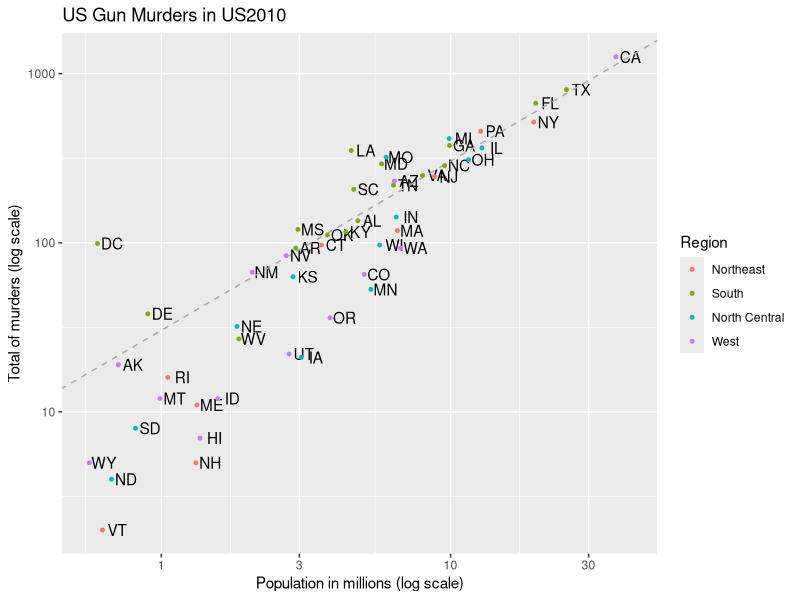
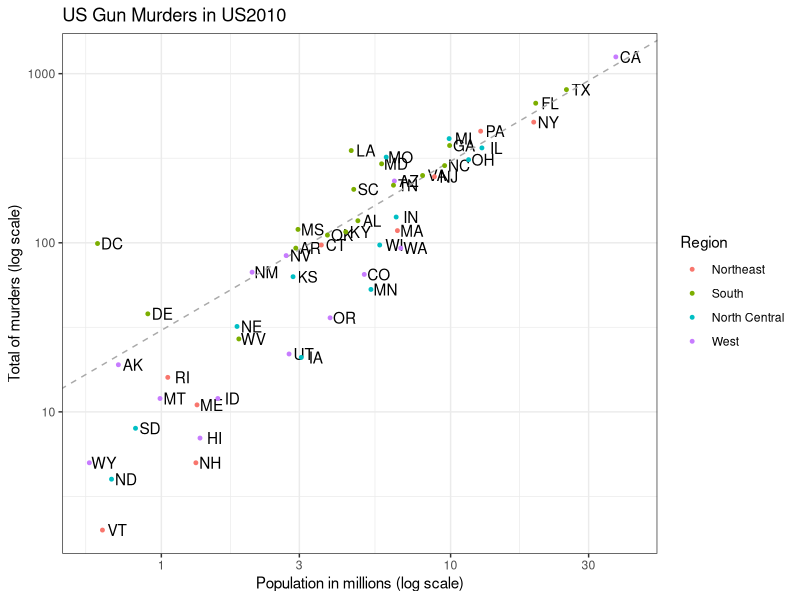
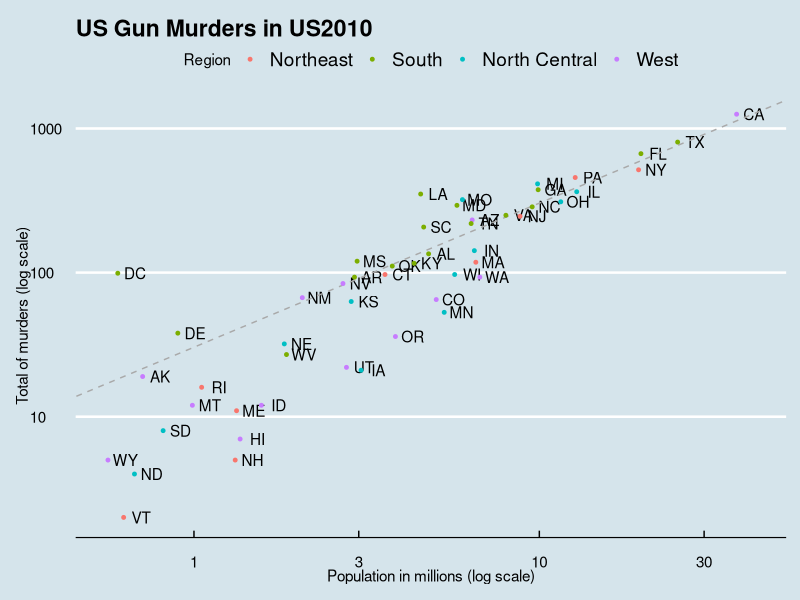
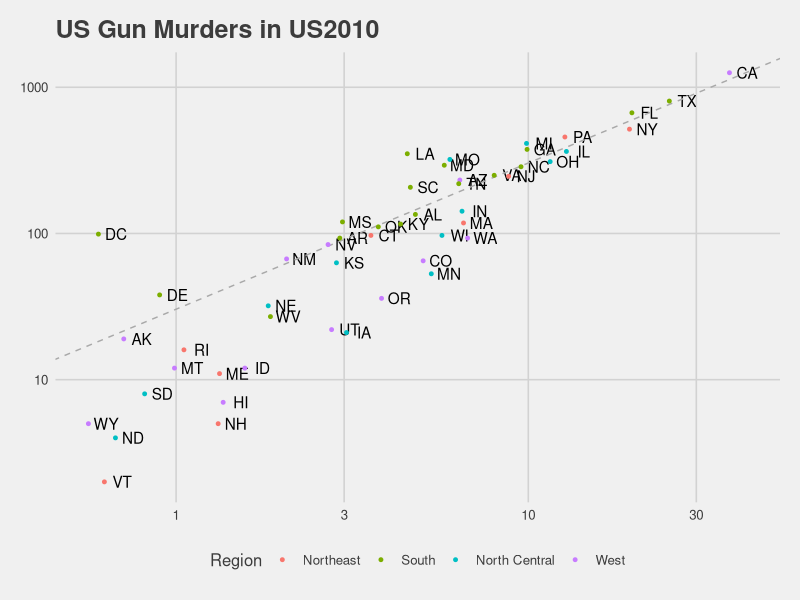
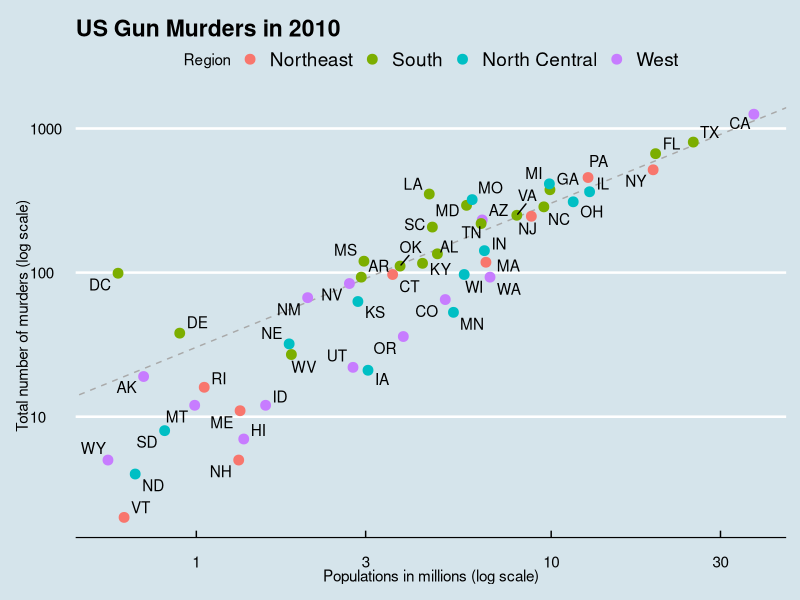

R code for these plots, in order:
#The style of a ggplot graph can be changed using the theme function
#Several themes are included as part of the ggplt2 package
#We can use other pakages with predesigned themes like ggthemes

library(ggthemes)
library(tidyverse)
library(dslabs)
data(murders)

r<- murders %>% 
  summarize(rate=sum(total)/sum(population)*10^6) %>% .$rate #to select data and carry out an operation

p<- murders %>% ggplot(aes(population/10^6,total, label=abb))+
  geom_text(nudge_x = 0.05) + #moves the text slightly to the right
  scale_x_log10() + #same as we did before but more efficient
  scale_y_log10() +
  xlab("Population in millions (log scale)") + #adds the labels
  ylab("Total of murders (log scale)") +
  ggtitle("US Gun Murders in US2010") +#adds the title name
  geom_abline(intercept = log10(r),lty=2,color="darkgrey") + #lty equals 2 changes the line type
  geom_point(aes(col=region),size=1) +  #add different colors to different regions
  scale_color_discrete(name="Region") #We want region to be in capital letters
print(p)

p + ds_theme_set()

#ggthemes
#Many other themes can be added using the package ggthemes. Among those are the theme_economist 
#that we use to make our original plot

library(ggthemes)
p + theme_economist()
p + theme_fivethirtyeight()

#ggrepel
#The add-on package ggrepel includes a geometry that adds labels ensuring that they don't 
#fall on top of each other

library(ggthemes)
library(ggrepel)
r <- murders %>%
  summarize(rate = sum(total) / sum(population) * 10^6) %>%
  pull(rate)

murders %>% ggplot(aes(population/10^6, total, label = abb)) +
  geom_abline(intercept = log10(r), lty = 2, color = "darkgrey") +
  geom_point(aes(col=region), size = 3) +
  geom_text_repel() +
  scale_x_log10() +
  scale_y_log10() +
  xlab("Populations in millions (log scale)") +
  ylab("Total number of murders (log scale)") +
  ggtitle("US Gun Murders in 2010") +
  scale_color_discrete(name = "Region") +
  theme_economist()
